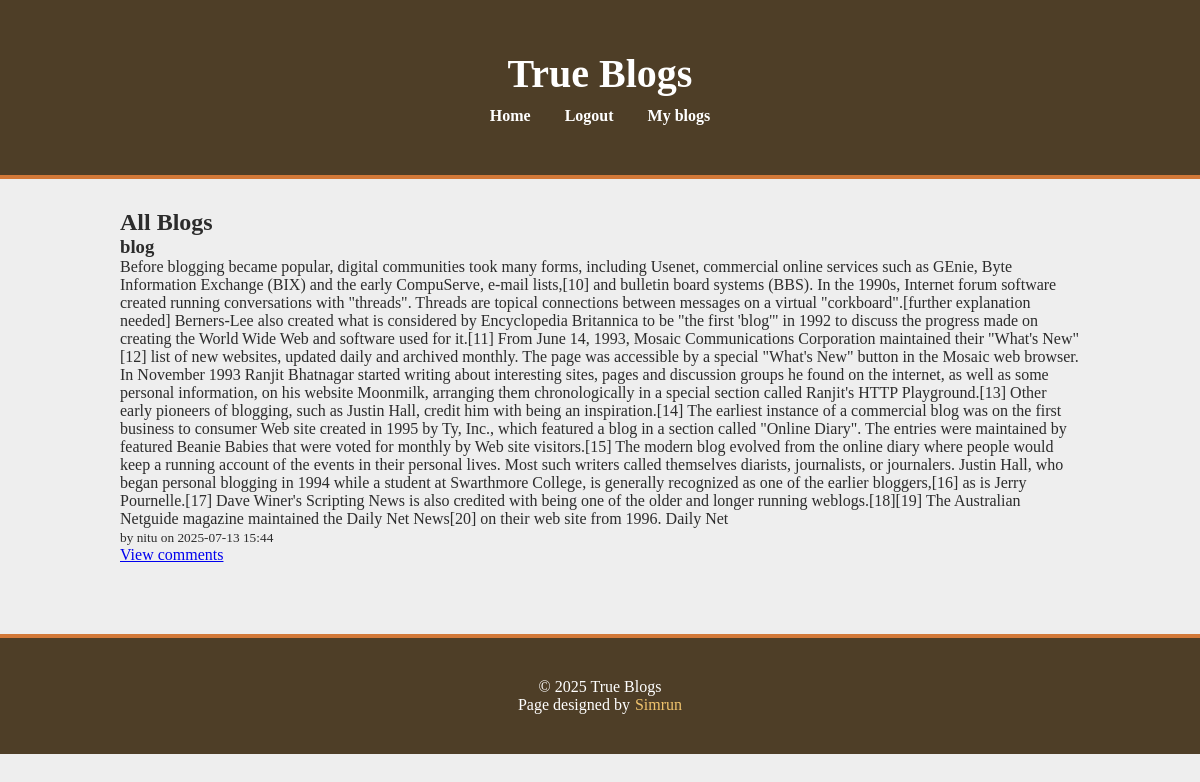
Screenshot of / (signed in) with the database file from the repository.
### app/models.py (models this page shows, shortened)
class Blog(db.Model):
    id = db.Column(db.Integer, primary_key=True)
    title = db.Column(db.String(100), nullable=False)
    content = db.Column(db.Text, nullable=False)
    date_posted = db.Column(db.DateTime, default=lambda: datetime.now(timezone.utc))
    user_id = db.Column(db.Integer, db.ForeignKey('user.id'), nullable=False)
    comments = db.relationship('Comment', back_populates='blog', cascade='all, delete-orphan')
    author = db.relationship('User', back_populates='blogs')

class User(db.Model):
    id = db.Column(db.Integer, primary_key=True)
    username = db.Column(db.String(80), unique=True, nullable=False)
    email = db.Column(db.String(120), unique=True, nullable=False)
    password_hash = db.Column(db.String(128), nullable=False)
    blogs = db.relationship('Blog', back_populates='author', lazy=True)
    comments = db.relationship('Comment', back_populates='user', lazy=True)

### app/routes/blog.py (the view)
@Blog_bp.route('/')
def home():
    if 'user' not in session:
        return redirect(url_for('auth.login'))
    blogs = Blog.query.order_by(Blog.date_posted.desc()).all()
    return render_template('blog.html', blogs=blogs)

### app/templates/blog.html (shortened to what this page needs)
{% extends 'base.html' %}
{% block content %}
<div class="blog-container">
    <h2>All Blogs</h2>
    {% for blog in blogs %}
        <div class="blog_post">
            <h3>{{ blog.title }}</h3>
            <p>{{ blog.content }}</p>
            <p><small>by {{ blog.author.username }} on {{ blog.date_posted.strftime('%Y-%m-%d  %H:%M') }}</small></p>
            <a href="{{ url_for('blog.view_blog', blog_id=blog.id) }}">View comments</a>
        </div>
    {% else %}
        <p>No blog posts yet.</p>
    {% endfor %}
</div>
{% endblock %}

### app/static/css/style.css (style rules this page uses)
* { margin: 0; padding: 0; box-sizing: border-box; }
body { font-family: Georgia, serif; background-color: #eee; color: #2c2c2c; min-height: 100vh; }

### rows the page displays
Blog: title "blog", content "Before blogging became popular, digital communities took many forms, including Usenet, commercial online services such as GEnie, Byte Information Exchange (BIX) and the early CompuServe, e-mail lists,[10] and bulletin board systems (BBS). In the 1990s, Internet forum software created running conversations with \"threads\". Threads are topical connections between messages on a virtual \"corkboard\".[further explanation needed] Berners-Lee also created what is considered by Encyclopedia Britannica to be \"the first 'blog'\" in 1992 to discuss the progress made on creating the World Wide Web and software used for it.[11] From June 14, 1993, Mosaic Communications Corporation maintained their \"What's…", author.username "nitu", date_posted "2025-07-13 15:44"

### other values shown
{{ 2025 }} "2025"
